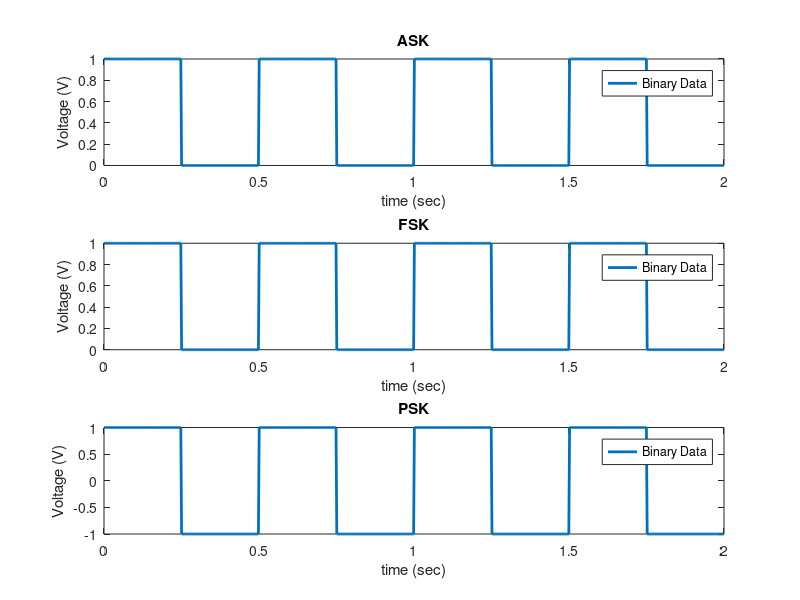
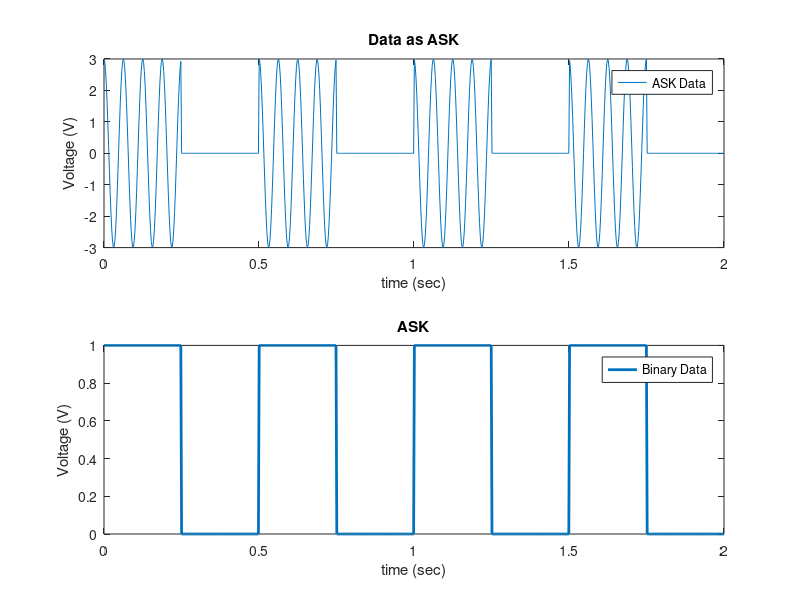
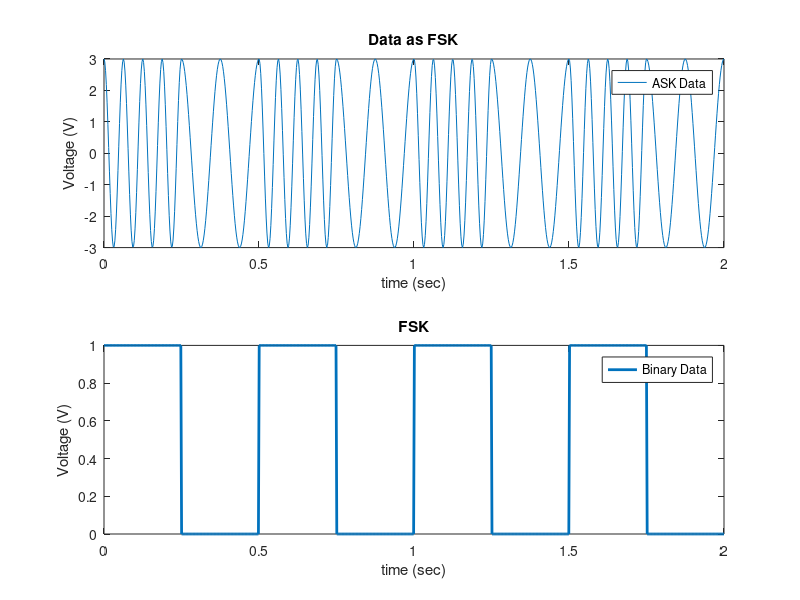
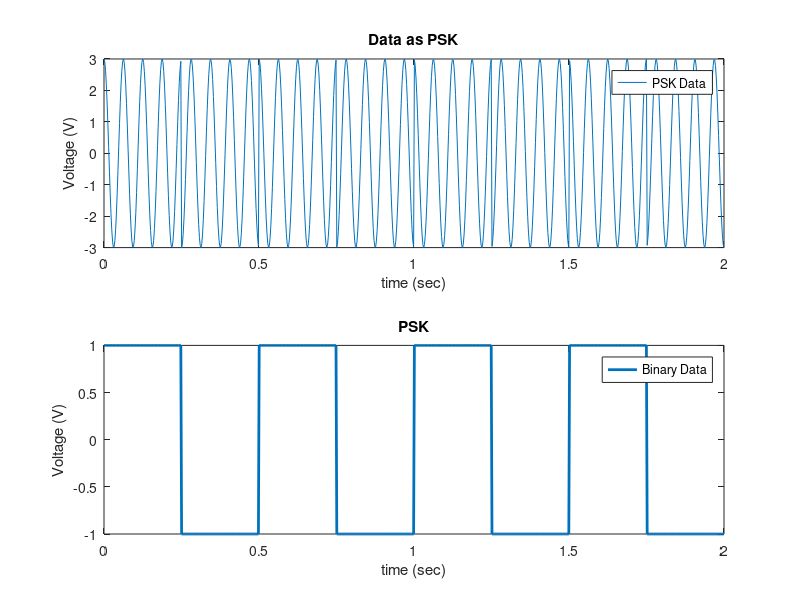

Reproduce these figures in MATLAB, in order. (Note: this script raises an error after producing the figures.)
%------------------------------------------------------------
%------------------------------------------------------------
%                     Digital Transmitter
%------------------------------------------------------------
%------------------------------------------------------------
%---------------------------------------------------------
%---------------------------------------------------------
bit_rate = 4;
T=2;
bit_width = 100;
%resolution = 1/(bit_rate*figure_accuracy);
A=3;
F1=bit_rate*4;
F3=bit_rate*4;
F2=bit_rate*2;
%------------------------------------------------------------
%------------------------------------------------------------
data_ask = [];
data_fsk = [];
data_psk = [];

for i=1:T*bit_rate
    r = randi([0 1],1,1);
    r_ask = r;
    r_fsk = r;
    r_psk = r*(r==1) + -1*(r==0);
    
    d_ask = r_ask*ones(1,bit_width);
    d_fsk = r_fsk*ones(1,bit_width);
    d_psk = r_psk*ones(1,bit_width);
    
    data_ask = [data_ask,d_ask];
    data_fsk = [data_fsk,d_fsk];
    data_psk = [data_psk,d_psk];
end
t = linspace(0,T,length(data_psk));
figure;
subplot(3,1,1);
plot(t,data_ask,'LineWidth',2)
title('ASK');
ylabel('Voltage (V)');
xlabel('time (sec)');
legend("Binary Data");
subplot(3,1,2);
plot(t,data_fsk,'LineWidth',2)
title('FSK');
ylabel('Voltage (V)');
xlabel('time (sec)');
legend("Binary Data");
subplot(3,1,3);
plot(t,data_psk,'LineWidth',2)
title('PSK');
ylabel('Voltage (V)');
xlabel('time (sec)');
legend("Binary Data");
%------------------------------------------------------------
%------------------------------------------------------------
%ASK
Cos=A.*cos(2*pi*F1*t);
Sin=A.*sin(2*pi*F1*t);
ASK=Cos;
ASK_d = @(b) ASK.*(b==1);
figure;
subplot(2,1,1);plot(t,ASK_d(data_ask))
title('Data as ASK');
ylabel('Voltage (V)');
xlabel('time (sec)');
legend("ASK Data");
subplot(2,1,2);plot(t,data_ask,'LineWidth',2)
title('ASK');
ylabel('Voltage (V)');
xlabel('time (sec)');
legend("Binary Data");
%------------------------------------------------------------
%------------------------------------------------------------
%FSK
sin_alph=A.*cos(2*pi*F3*t);
sin_beta=A.*cos(2*pi*F2*t);
%FSK=sin_alph.*(A/2.*square(2*pi*F2*t+pi)+A/2)+ASK;
FSK_d = @(b) sin_alph.*(b==1) + sin_beta.*(b==0);
figure;
subplot(2,1,1);plot(t,FSK_d(data_fsk))
title('Data as FSK');
ylabel('Voltage (V)');
xlabel('time (sec)');
legend("ASK Data");
subplot(2,1,2);plot(t,data_fsk,'LineWidth',2)
title('FSK');
ylabel('Voltage (V)');
xlabel('time (sec)');
legend("Binary Data");
%------------------------------------------------------------
%------------------------------------------------------------
%PSK
alpha=pi;
PSK=A.*cos(2*pi*F1*t+alpha);
%PSK=ASK;
PSK_d = @(b) Cos.*(b==1) + PSK.*(b==-1);
figure;
subplot(2,1,1);plot(t,PSK_d(data_psk))
title('Data as PSK');
ylabel('Voltage (V)');
xlabel('time (sec)');
legend("PSK Data");
subplot(2,1,2);plot(t,data_psk,'LineWidth',2)
title('PSK');
ylabel('Voltage (V)');
xlabel('time (sec)');
legend("Binary Data");
%------------------------------------------------------------
%------------------------------------------------------------
figure;
Fs = bit_rate*bit_width;
L = length(t);
nfft = 2^nextpow2(L)*bit_width;
f = linspace(-Fs/2,Fs/2,nfft);
ask_data = ASK_d(data_ask);
spec_ask = fft(ask_data,nfft);
spec_ask = fftshift(spec_ask);
spec_ask = abs(spec_ask);
spec_ask = spec_ask/Fs;
plot(f,spec_ask);
title('Transmitted ASK Spectrum Response');
ylabel('Voltage (V)');
xlabel('Frequency (Hz)');
legend("ASK");
%------------------------------------------------------------
%------------------------------------------------------------
figure;
fsk_data = FSK_d(data_fsk);
spec_fsk = fft(fsk_data,nfft);
spec_fsk = abs(spec_fsk);
spec_fsk = fftshift(spec_fsk);
spec_fsk = spec_fsk/Fs;
plot(f,spec_fsk);
title('Transmitted FSK Spectrum Response');
ylabel('Voltage (V)');
xlabel('Frequency (Hz)');
legend("FSK");
%------------------------------------------------------------
%------------------------------------------------------------
figure;
psk_data = PSK_d(data_psk);
spec_psk = fft(psk_data,nfft);
spec_psk = abs(spec_psk);
spec_psk = fftshift(spec_psk);
spec_psk = spec_psk/Fs;
plot(f,spec_psk);
title('Transmitted PSK Spectrum Response');
ylabel('Voltage (V)');
xlabel('Frequency (Hz)');
legend("PSK");
%------------------------------------------------------------
%------------------------------------------------------------
%                     Digital Reciever
%------------------------------------------------------------
%------------------------------------------------------------
%---------------------------------------------------------
%---------------------------------------------------------
%                    Before Filteration
%---------------------------------------------------------
%---------------------------------------------------------
%PSK Reciever
A=1;
phase_shift_psk=0;
coherent_signal_psk=A.*cos(2*pi*F1*t+phase_shift_psk);
sig_psk=psk_data.*coherent_signal_psk;
%reveiver_filtered = abs((ifft(fft(sig_psk).*fft(sinc(bit_rate*2*t)))));
figure;
plot(t,psk_data,'LineWidth',1);
hold on;
plot(t,sig_psk,'LineWidth',1);
hold off;
title('Transmitted PSK Signal vs Recieved PSK Signal');
ylabel('Voltage (V)');
xlabel('time (sec)');
legend("Transmitted Signal","Recieved Signal");
%------------------------------------------------------------
%------------------------------------------------------------
figure;
plot(t,sig_psk,'LineWidth',1);
title('Recieved PSK Signal Before Filter');
ylabel('Voltage (V)');
xlabel('time (sec)');
legend("Recieved Signal");
%------------------------------------------------------------
%------------------------------------------------------------
figure;
spec_received_psk = fft(sig_psk,nfft);
spec_received_psk = abs(spec_received_psk);
spec_received_psk = fftshift(spec_received_psk);
spec_received_psk = spec_received_psk/Fs;
plot(f,spec_received_psk);
title('Recieved PSK Spectrum Response');
ylabel('Voltage (V)');
xlabel('Frequency (Hz)');
legend("PSK");
%------------------------------------------------------------
%------------------------------------------------------------
%ocsilate phase = 0
figure;
phase_shift_psk=0;
coherent_signal_psk=A.*cos(2*pi*F1*t+phase_shift_psk);
sig_psk=psk_data.*coherent_signal_psk;
plot(t,sig_psk,'LineWidth',1);
hold on;
%filter_psk = @(b) 1.*(b>0) + -1.*(b<0);
%filtered_psk = filter_psk(sig_psk);
filtered_psk = lowpass(sig_psk,bit_rate,length(sig_psk));
%filtered_psk = abs((ifft(fft(sig_psk).*fft(sinc(bit_rate*2*t)))));
plot(t,filtered_psk,'LineWidth',1);
plot(t,data_psk,'LineWidth',1);
hold off;
title(sprintf('Original PSK Data vs Recieved PSK Data Under phase effect = %d',phase_shift_psk));
ylabel('Voltage (V)');
xlabel('time (sec)');
legend("Recieved Signal(before filter)","Filtered Signal","Original Data");
%------------------------------------------------------------
%------------------------------------------------------------
%------------------------------------------------------------
%------------------------------------------------------------
%------------------------------------------------------------
%------------------------------------------------------------
%ocsilate phase = 30
figure;
phase_shift_psk=30;
coherent_signal_psk=A.*cos(2*pi*F1*t+phase_shift_psk);
sig_psk=psk_data.*coherent_signal_psk;
plot(t,sig_psk,'LineWidth',1);
hold on;
%filter_psk = @(b) 1.*(b>0) + -1.*(b<0);
%filtered_psk = filter_psk(sig_psk);
filtered_psk = lowpass(sig_psk,bit_rate,length(sig_psk));
%filtered_psk = abs((ifft(fft(sig_psk).*fft(sinc(bit_rate*2*t)))));
plot(t,filtered_psk,'LineWidth',1);
plot(t,data_psk,'LineWidth',1);
hold off;
title(sprintf('Original PSK Data vs Recieved PSK Data Under phase effect = %d',phase_shift_psk));
ylabel('Voltage (V)');
xlabel('time (sec)');
legend("Recieved Signal(before filter)","Filtered Signal","Original Data");
%------------------------------------------------------------
%------------------------------------------------------------
%------------------------------------------------------------
%------------------------------------------------------------
%------------------------------------------------------------
%------------------------------------------------------------
%ocsilate phase = 60
figure;
phase_shift_psk=60;
coherent_signal_psk=A.*cos(2*pi*F1*t+phase_shift_psk);
sig_psk=psk_data.*coherent_signal_psk;
plot(t,sig_psk,'LineWidth',1);
hold on;
%filter_psk = @(b) 1.*(b>0) + -1.*(b<0);
%filtered_psk = filter_psk(sig_psk);
%filtered_psk = abs((ifft(fft(sig_psk).*fft(sinc(bit_rate*2*t)))));
filtered_psk = lowpass(sig_psk,bit_rate,length(sig_psk));
plot(t,filtered_psk,'LineWidth',1);
plot(t,data_psk,'LineWidth',1);
hold off;
title(sprintf('Original PSK Data vs Recieved PSK Data Under phase effect = %d',phase_shift_psk));
ylabel('Voltage (V)');
xlabel('time (sec)');
legend("Recieved Signal(before filter)","Filtered Signal","Original Data");
%------------------------------------------------------------
%------------------------------------------------------------
%------------------------------------------------------------
%------------------------------------------------------------
%------------------------------------------------------------
%------------------------------------------------------------
%ocsilate phase = 90
figure;
phase_shift_psk=90;
coherent_signal_psk=A.*cos(2*pi*F1*t+phase_shift_psk);
sig_psk=psk_data.*coherent_signal_psk;
plot(t,sig_psk,'LineWidth',1);
hold on;
%filter_psk = @(b) 1.*(b>0) + -1.*(b<0);
%filtered_psk = filter_psk(sig_psk);
%filtered_psk = abs((ifft(fft(sig_psk).*fft(sinc(bit_rate*2*t)))));
filtered_psk = lowpass(sig_psk,bit_rate,length(sig_psk));
plot(t,filtered_psk,'LineWidth',1);
plot(t,data_psk,'LineWidth',1);
hold off;
title(sprintf('Original PSK Data vs Recieved PSK Data Under phase effect = %d',phase_shift_psk));
ylabel('Voltage (V)');
xlabel('time (sec)');
legend("Recieved Signal(before filter)","Filtered Signal","Original Data");
%------------------------------------------------------------
%------------------------------------------------------------
%---------------------------------------------------------
%---------------------------------------------------------
%---------------------------------------------------------
%---------------------------------------------------------
%ASK Reciever
phase_shift_ask=0;
coherent_signal_ask=A.*cos(2*pi*F1*t+phase_shift_ask);
sig_ask=ask_data.*coherent_signal_ask;
%filter_u = @(b) 1.*(b>0) + -1.*(b<0);
%filtered = filter_u(u);
figure;
plot(t,ask_data,'LineWidth',1);
hold on;
plot(t,sig_ask,'LineWidth',1);
hold off;
title('Transmitted ASK Signal vs Recieved ASK Signal');
ylabel('Voltage (V)');
xlabel('time (sec)');
legend("Transmitted Signal","Recieved Signal");
%---------------------------------------------------------
%---------------------------------------------------------
%------------------------------------------------------------
%------------------------------------------------------------
figure;
plot(t,sig_ask,'LineWidth',1);
title('Recieved ASK Signal Before Filter');
ylabel('Voltage (V)');
xlabel('time (sec)');
legend("Recieved Signal");
%------------------------------------------------------------
%------------------------------------------------------------
figure;
spec_received_ask = fft(sig_ask,nfft);
spec_received_ask = abs(spec_received_ask);
spec_received_ask = fftshift(spec_received_ask);
spec_received_ask = spec_received_ask/Fs;
plot(f,spec_received_ask);
title('Recieved ASK Spectrum Response');
ylabel('Voltage (V)');
xlabel('Frequency (Hz)');
legend("ASK");
%------------------------------------------------------------
%------------------------------------------------------------
%------------------------------------------------------------
%------------------------------------------------------------
%ocsilate phase = 0
figure;
phase_shift_ask=0;
coherent_signal_ask=A.*cos(2*pi*F1*t+phase_shift_ask);
sig_ask=ask_data.*coherent_signal_ask;
plot(t,sig_ask,'LineWidth',1);
hold on;
%filter_psk = @(b) 1.*(b>0) + -1.*(b<0);
%filtered_psk = filter_psk(sig_psk);
filtered_ask = lowpass(sig_ask,bit_rate,length(sig_ask));
%filtered_psk = abs((ifft(fft(sig_psk).*fft(sinc(bit_rate*2*t)))));
plot(t,filtered_ask,'LineWidth',1);
plot(t,data_ask,'LineWidth',1);
hold off;
title(sprintf('Original ASK Data vs Recieved ASK Data Under phase effect = %d',phase_shift_ask));
ylabel('Voltage (V)');
xlabel('time (sec)');
legend("Recieved Signal(before filter)","Filtered Signal","Original Data");
%------------------------------------------------------------
%------------------------------------------------------------
%------------------------------------------------------------
%------------------------------------------------------------
%ocsilate phase = 30
figure;
phase_shift_ask=30;
coherent_signal_ask=A.*cos(2*pi*F1*t+phase_shift_ask);
sig_ask=ask_data.*coherent_signal_ask;
plot(t,sig_ask,'LineWidth',1);
hold on;
%filter_psk = @(b) 1.*(b>0) + -1.*(b<0);
%filtered_psk = filter_psk(sig_psk);
filtered_ask = lowpass(sig_ask,bit_rate,length(sig_ask));
%filtered_psk = abs((ifft(fft(sig_psk).*fft(sinc(bit_rate*2*t)))));
plot(t,filtered_ask,'LineWidth',1);
plot(t,data_ask,'LineWidth',1);
hold off;
title(sprintf('Original ASK Data vs Recieved ASK Data Under phase effect = %d',phase_shift_ask));
ylabel('Voltage (V)');
xlabel('time (sec)');
legend("Recieved Signal(before filter)","Filtered Signal","Original Data");
%------------------------------------------------------------
%------------------------------------------------------------
%------------------------------------------------------------
%------------------------------------------------------------
%ocsilate phase = 60
figure;
phase_shift_ask=60;
coherent_signal_ask=A.*cos(2*pi*F1*t+phase_shift_ask);
sig_ask=ask_data.*coherent_signal_ask;
plot(t,sig_ask,'LineWidth',1);
hold on;
%filter_psk = @(b) 1.*(b>0) + -1.*(b<0);
%filtered_psk = filter_psk(sig_psk);
filtered_ask = lowpass(sig_ask,bit_rate,length(sig_ask));
%filtered_psk = abs((ifft(fft(sig_psk).*fft(sinc(bit_rate*2*t)))));
plot(t,filtered_ask,'LineWidth',1);
plot(t,data_ask,'LineWidth',1);
hold off;
title(sprintf('Original ASK Data vs Recieved ASK Data Under phase effect = %d',phase_shift_ask));
ylabel('Voltage (V)');
xlabel('time (sec)');
legend("Recieved Signal(before filter)","Filtered Signal","Original Data");
%------------------------------------------------------------
%------------------------------------------------------------
%------------------------------------------------------------
%------------------------------------------------------------
%ocsilate phase = 90
figure;
phase_shift_ask=90;
coherent_signal_ask=A.*cos(2*pi*F1*t+phase_shift_ask);
sig_ask=ask_data.*coherent_signal_ask;
plot(t,sig_ask,'LineWidth',1);
hold on;
%filter_psk = @(b) 1.*(b>0) + -1.*(b<0);
%filtered_psk = filter_psk(sig_psk);
filtered_ask = lowpass(sig_ask,bit_rate,length(sig_ask));
%filtered_psk = abs((ifft(fft(sig_psk).*fft(sinc(bit_rate*2*t)))));
plot(t,filtered_ask,'LineWidth',1);
plot(t,data_ask,'LineWidth',1);
hold off;
title(sprintf('Original ASK Data vs Recieved ASK Data Under phase effect = %d',phase_shift_ask));
ylabel('Voltage (V)');
xlabel('time (sec)');
legend("Recieved Signal(before filter)","Filtered Signal","Original Data");
%------------------------------------------------------------
%------------------------------------------------------------